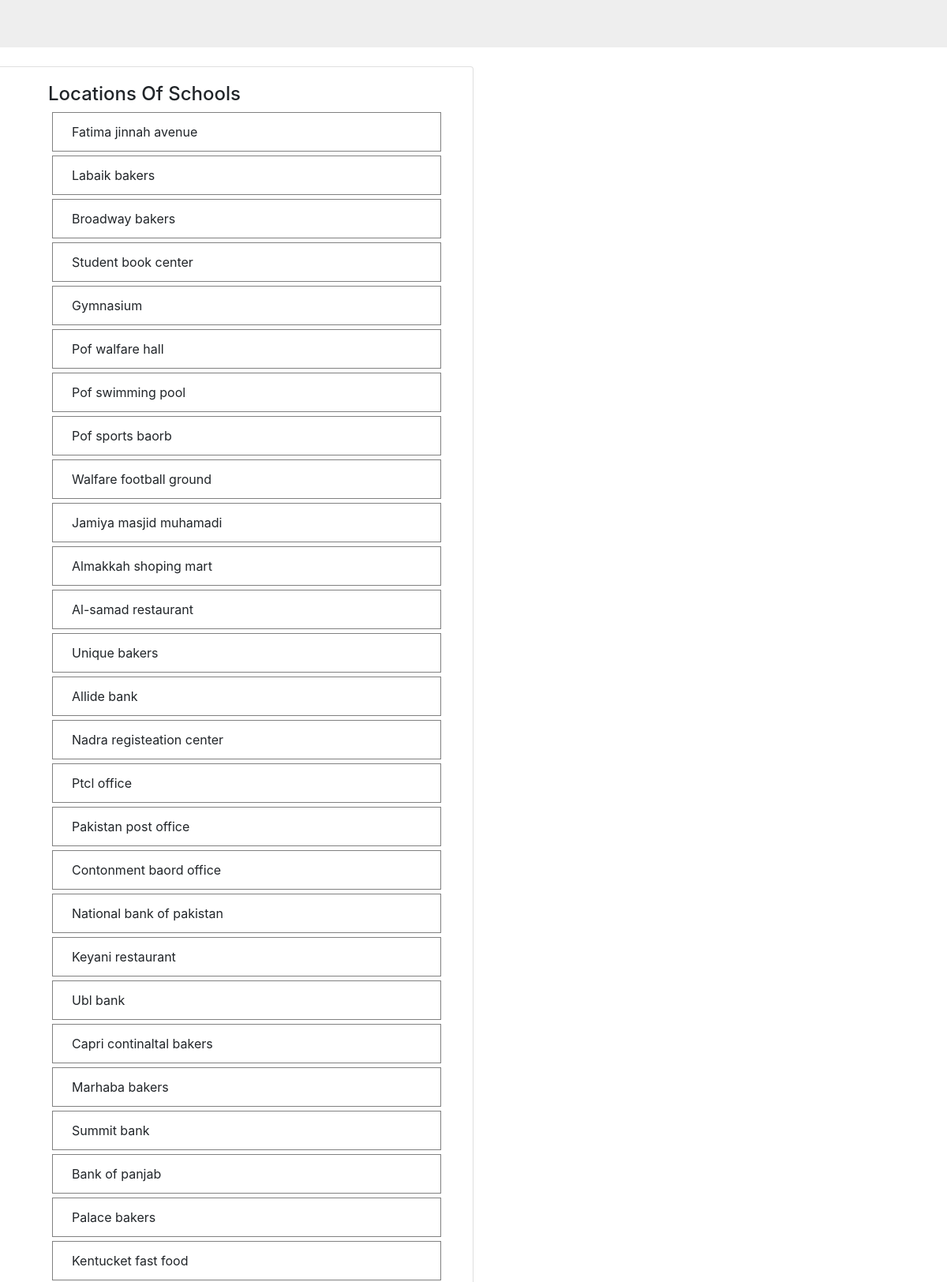
Screenshot of /info.php?id=1&sub_id=1 (upper part) with the database file from the repository.
### tables this page shows
CREATE TABLE `sub_categories` (
  `id` int(11) NOT NULL,
  `name` varchar(255) NOT NULL,
  `general_type` int(11) NOT NULL
);

CREATE TABLE `locations` (
  `id` int(11) NOT NULL,
  `name` varchar(255) DEFAULT NULL,
  `general_type` int(11) DEFAULT NULL,
  `description` text,
  `lat` varchar(255) DEFAULT NULL,
  `lng` varchar(255) DEFAULT NULL
);

### info.php (the view, shortened to what this page needs)
<?php
$sub_id = $_GET['sub_id'];
$conn = mysqli_connect('localhost','root','','gis_data_wah_cantt');
if($conn)
{
  $QUERY = "SELECT * FROM locations WHERE id IN (SELECT location_id FROM location_type WHERE sub_type=$sub_id )";
  $RESULT = mysqli_query($conn,$QUERY);
}
?>
<!DOCTYPE html>
<html lang="en" dir="ltr">
  <head>
    <?php include('lib.php'); ?>
  </head>
  <body>
      <nav style="width:100%;height:60px;background-color:#eee;">
      </nav>
      <br>
          <div class="row">
              <div  class="card col-sm-12 col-xs-12 col-md-6 col-lg-6">
                    <div class="card-body">
                      <?php
                      echo '<ol>';
                      $row = mysqli_fetch_array($RESULT);
                      $QUERY = "SELECT * FROM sub_categories where id ='$sub_id'";
                      $Q_Result = mysqli_query($conn,$QUERY);
                      $rowx = mysqli_fetch_array($Q_Result);
                      echo '<h4>Locations Of '.$rowx['name'].'</h4>';
                      $i=1;
                      echo "<li onclick='colorChange(".$i.")' data-id='".$i."' class='location_name' >";
                      echo ucfirst(strtolower($row['name']));
                      echo '</li>';
                      $i++;
                        while($row = mysqli_fetch_array($RESULT))
                        {
                            echo "<li onclick='colorChange(".$i.")' data-id='".$i."' class='location_name' >";
                            echo ucfirst(strtolower($row['name']));
                            echo '</li>';
                            $i++;
                        }
                            echo "</ol>";
                      ?>
                    </div>
              </div>
              <div class="col-sm-12 col-xs-12 col-md-6 col-lg-6" style="position:fixed;left:50%;top:9%" >
                  <div id="myMap"></div>
            </div>
          </div>
  </body>
</html>

### lib.php (shortened to what this page needs)
<link rel="stylesheet" href="https://maxcdn.bootstrapcdn.com/bootstrap/4.0.0/css/bootstrap.min.css">
<link href="https://cdn.rawgit.com/michalsnik/aos/2.1.1/dist/aos.css" rel="stylesheet">
<link rel="stylesheet" href="style.css">

### info.php (style rules this page uses)
#myMap { height:90vh; width: 100%; overflow-y:hidden; background-attachment: fixed; }
.location_name { padding:12px 24px; border:1px solid grey; margin:5px; list-style-type: none; }

### rows the page displays
sub_categories: name "Schools"
locations: name "Fatima jinnah avenue"
locations: name "Labaik bakers"
locations: name "Broadway bakers"
locations: name "Student book center"
locations: name "Gymnasium"
locations: name "Pof walfare hall"
locations: name "Pof swimming pool"
locations: name "Pof sports baorb"
locations: name "Walfare football ground"
locations: name "Jamiya masjid muhamadi"
locations: name "Almakkah shoping mart"
locations: name "Al-samad restaurant"
locations: name "Unique bakers"
locations: name "Allide bank"
locations: name "Nadra registeation center"
locations: name "Ptcl office"
locations: name "Pakistan post office"
locations: name "Contonment baord office"
locations: name "National bank of pakistan"
locations: name "Keyani restaurant"
locations: name "Ubl bank"
locations: name "Capri continaltal bakers"
locations: name "Marhaba bakers"
locations: name "Summit bank"
locations: name "Bank of panjab"
locations: name "Palace bakers"
locations: name "Kentucket fast food"
